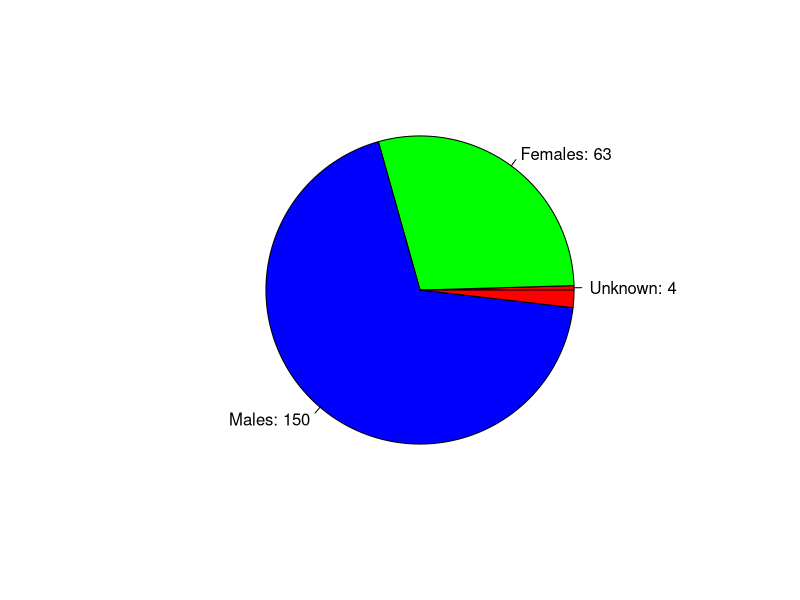
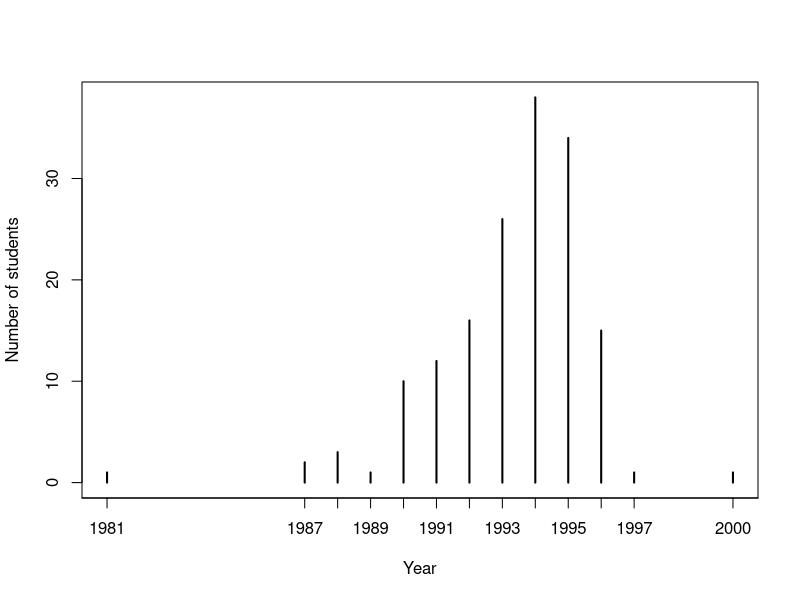
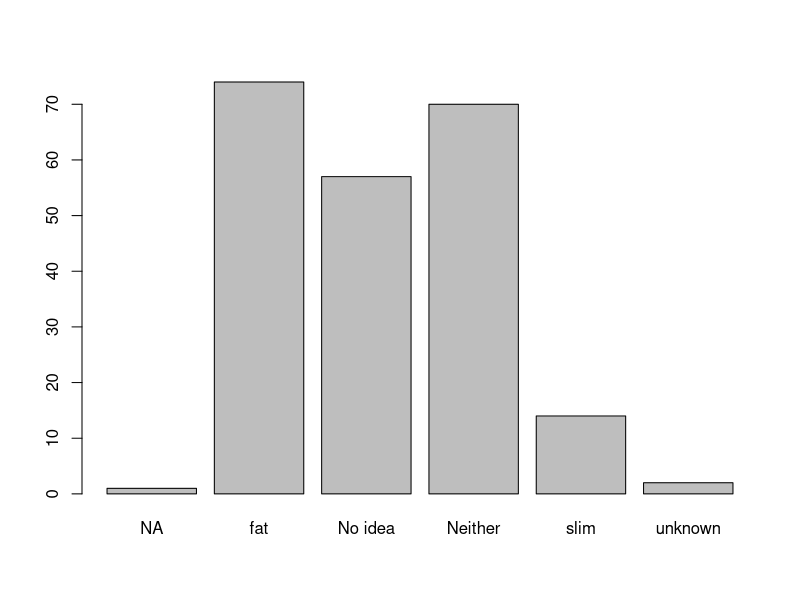

R code for these plots, in order: (Note: this script raises an error after producing the figures.)
## ---- chunk 1
knitr::opts_chunk$set(echo = TRUE)
## ---- chunk 2
data = read.csv('ODI-2018_clean.csv')
colnames(data)
## ---- chunk 3
nrow(data)
ncol(data)
## ---- chunk 4
pie(table(data$What.is.your.gender.), col = rainbow(3), labels = c("Unknown: 4","Females: 63","Males: 150"))
## ---- chunk 5
plot(table(data$birth_year), xlab = "Year", ylab = "Number of students", xlim = c(1981,2000))
## ---- chunk 6
choc = table(data$Chocolate.makes.you.....)
names(choc) = c("NA", "fat", "No idea", "Neither", "slim", "unknown")
barplot(choc)
## ---- chunk 7
library(boot)
glm = glm(data$What.is.your.gender.~data$Chocolate.makes.you....., family = 'binomial')
summary(glm)
# cross validation:
cv.glm(data[,c(6,7)],glm)
